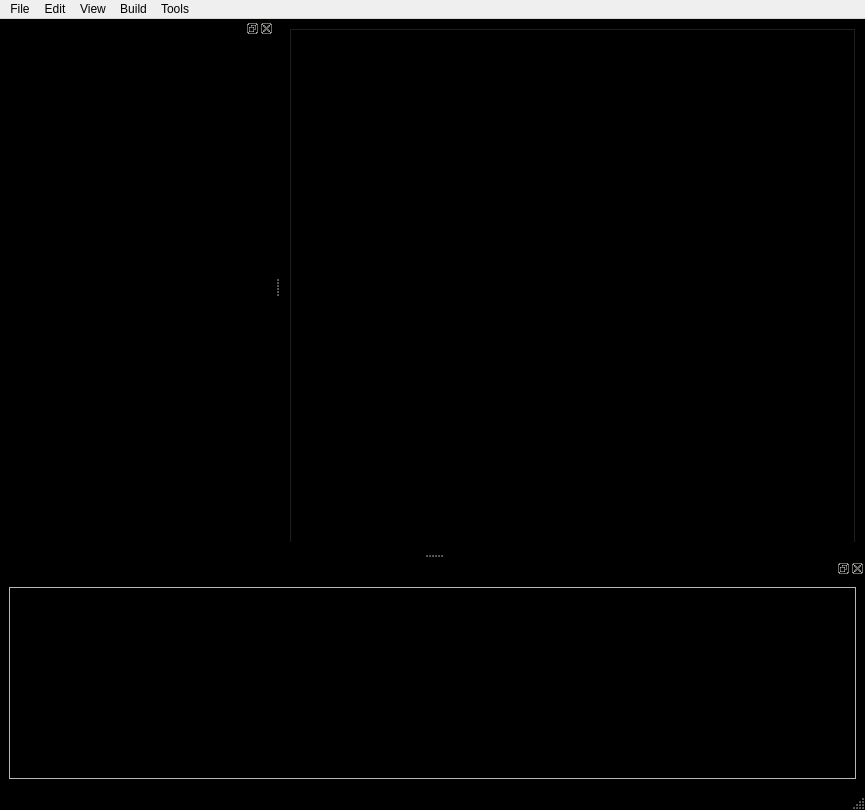
<?xml version="1.0" encoding="UTF-8"?>
<ui version="4.0">
 <class>MainWindow</class>
 <widget class="QMainWindow" name="MainWindow">
  <property name="geometry">
   <rect>
    <x>0</x>
    <y>0</y>
    <width>865</width>
    <height>810</height>
   </rect>
  </property>
  <property name="acceptDrops">
   <bool>false</bool>
  </property>
  <property name="windowTitle">
   <string/>
  </property>
  <property name="styleSheet">
   <string notr="true">QMainWindow
{
   background-color:black;
   color: white;
}</string>
  </property>
  <widget class="QWidget" name="centralwidget">
   <layout class="QGridLayout" name="gridLayout_4">
    <item row="0" column="0">
     <widget class="QTabWidget" name="tabWidget_">
      <property name="font">
       <font>
        <family>Courrier New</family>
        <pointsize>-1</pointsize>
        <weight>75</weight>
        <italic>true</italic>
        <bold>true</bold>
       </font>
      </property>
      <property name="styleSheet">
       <string notr="true">QWidget
{
   background-color:black;
   color: white;
   font: bold italic large &quot;Courrier New&quot;;
   font-size: 14px;
}</string>
      </property>
      <property name="movable">
       <bool>true</bool>
      </property>
     </widget>
    </item>
   </layout>
  </widget>
  <widget class="QStatusBar" name="statusbar"/>
  <widget class="QDockWidget" name="dockWidget">
   <property name="windowTitle">
    <string>Solution File List</string>
   </property>
   <attribute name="dockWidgetArea">
    <number>1</number>
   </attribute>
   <widget class="QWidget" name="dockWidgetContents">
    <layout class="QGridLayout" name="gridLayout">
     <item row="0" column="1">
      <widget class="QListWidget" name="filelistWidget_">
       <property name="font">
        <font>
         <family>Courier</family>
         <pointsize>10</pointsize>
        </font>
       </property>
       <property name="styleSheet">
        <string notr="true">QListWidget
{
   background-color:black;
   color: white;
}</string>
       </property>
      </widget>
     </item>
    </layout>
   </widget>
  </widget>
  <widget class="QDockWidget" name="dockWidget_2">
   <property name="layoutDirection">
    <enum>Qt::LeftToRight</enum>
   </property>
   <property name="features">
    <set>QDockWidget::DockWidgetClosable|QDockWidget::DockWidgetFloatable</set>
   </property>
   <property name="windowTitle">
    <string>Build/Compile Result</string>
   </property>
   <attribute name="dockWidgetArea">
    <number>8</number>
   </attribute>
   <widget class="QWidget" name="dockWidgetContents_2">
    <layout class="QGridLayout" name="gridLayout_2">
     <item row="0" column="0">
      <widget class="QTextEdit" name="compileResult_">
       <property name="palette">
        <palette>
         <active>
          <colorrole role="Text">
           <brush brushstyle="SolidPattern">
            <color alpha="255">
             <red>255</red>
             <green>0</green>
             <blue>0</blue>
            </color>
           </brush>
          </colorrole>
          <colorrole role="Base">
           <brush brushstyle="SolidPattern">
            <color alpha="255">
             <red>0</red>
             <green>0</green>
             <blue>0</blue>
            </color>
           </brush>
          </colorrole>
         </active>
         <inactive>
          <colorrole role="Text">
           <brush brushstyle="SolidPattern">
            <color alpha="255">
             <red>255</red>
             <green>0</green>
             <blue>0</blue>
            </color>
           </brush>
          </colorrole>
          <colorrole role="Base">
           <brush brushstyle="SolidPattern">
            <color alpha="255">
             <red>0</red>
             <green>0</green>
             <blue>0</blue>
            </color>
           </brush>
          </colorrole>
         </inactive>
         <disabled>
          <colorrole role="Text">
           <brush brushstyle="SolidPattern">
            <color alpha="255">
             <red>118</red>
             <green>116</green>
             <blue>108</blue>
            </color>
           </brush>
          </colorrole>
          <colorrole role="Base">
           <brush brushstyle="SolidPattern">
            <color alpha="255">
             <red>236</red>
             <green>233</green>
             <blue>216</blue>
            </color>
           </brush>
          </colorrole>
         </disabled>
        </palette>
       </property>
       <property name="font">
        <font>
         <family>Arial</family>
         <pointsize>10</pointsize>
        </font>
       </property>
      </widget>
     </item>
    </layout>
   </widget>
  </widget>
  <widget class="QMenuBar" name="menuBar">
   <property name="geometry">
    <rect>
     <x>0</x>
     <y>0</y>
     <width>865</width>
     <height>21</height>
    </rect>
   </property>
   <widget class="QMenu" name="menuFile">
    <property name="title">
     <string>File</string>
    </property>
    <widget class="QMenu" name="menuNew">
     <property name="title">
      <string>New</string>
     </property>
     <addaction name="actionProject"/>
     <addaction name="actionFile"/>
    </widget>
    <widget class="QMenu" name="menuOpen">
     <property name="title">
      <string>Open</string>
     </property>
     <addaction name="actionProject_2"/>
     <addaction name="actionOpenFile_"/>
    </widget>
    <addaction name="menuNew"/>
    <addaction name="menuOpen"/>
    <addaction name="actionClose"/>
    <addaction name="actionSet_Machine_Code_Path"/>
    <addaction name="separator"/>
    <addaction name="actionExit"/>
   </widget>
   <widget class="QMenu" name="menuEdit">
    <property name="title">
     <string>Edit</string>
    </property>
    <addaction name="actionCut"/>
    <addaction name="actionCopy"/>
    <addaction name="actionPaste"/>
    <addaction name="separator"/>
   </widget>
   <widget class="QMenu" name="menuView">
    <property name="title">
     <string>View</string>
    </property>
   </widget>
   <widget class="QMenu" name="menuBuild">
    <property name="title">
     <string>Build</string>
    </property>
    <addaction name="actionBuild_"/>
    <addaction name="actionCompile_Current_File_"/>
    <addaction name="actionClean"/>
   </widget>
   <widget class="QMenu" name="menuTools">
    <property name="title">
     <string>Tools</string>
    </property>
    <addaction name="actionOptions"/>
   </widget>
   <addaction name="menuFile"/>
   <addaction name="menuEdit"/>
   <addaction name="menuView"/>
   <addaction name="menuBuild"/>
   <addaction name="menuTools"/>
  </widget>
  <action name="actionClose">
   <property name="text">
    <string>Close</string>
   </property>
  </action>
  <action name="actionExit">
   <property name="text">
    <string>Exit</string>
   </property>
  </action>
  <action name="actionCut">
   <property name="text">
    <string>Cut</string>
   </property>
  </action>
  <action name="actionCopy">
   <property name="text">
    <string>Copy</string>
   </property>
  </action>
  <action name="actionPaste">
   <property name="text">
    <string>Paste</string>
   </property>
  </action>
  <action name="actionProject">
   <property name="text">
    <string>Project</string>
   </property>
  </action>
  <action name="actionFile">
   <property name="text">
    <string>File</string>
   </property>
  </action>
  <action name="actionBuild_">
   <property name="text">
    <string>Build</string>
   </property>
  </action>
  <action name="actionCompile_Current_File_">
   <property name="text">
    <string>Compile Current File</string>
   </property>
  </action>
  <action name="actionOptions">
   <property name="text">
    <string>Options</string>
   </property>
  </action>
  <action name="actionClean">
   <property name="text">
    <string>Clean</string>
   </property>
  </action>
  <action name="actionProject_2">
   <property name="text">
    <string>Project</string>
   </property>
  </action>
  <action name="actionOpenFile_">
   <property name="text">
    <string>File</string>
   </property>
  </action>
  <action name="actionSet_Machine_Code_Path">
   <property name="text">
    <string>Set Machine Code Path</string>
   </property>
  </action>
 </widget>
 <resources/>
 <connections/>
</ui>
